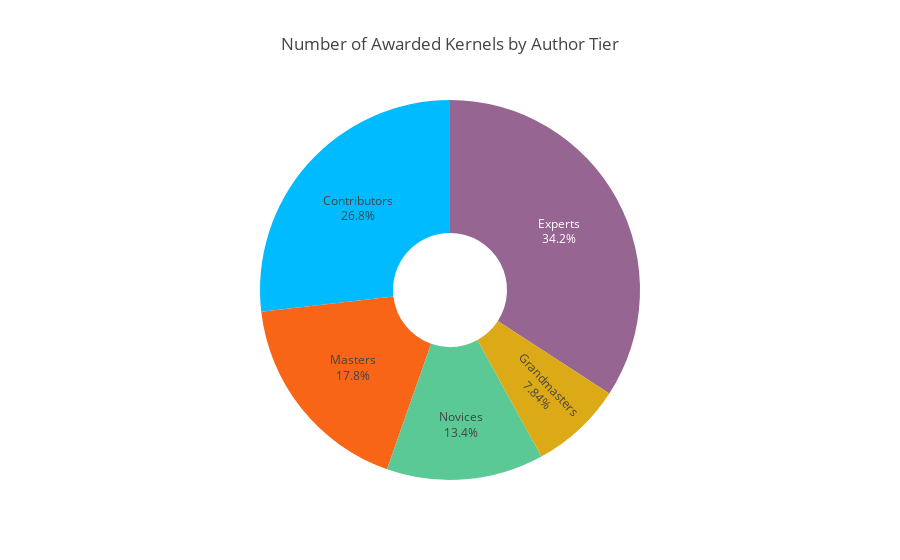

Source (notebook cell):
### Markdown cell above
### One might also think that these Top Authors are the ones who publish the most in Kaggle. However, the **DATA** says something else !

The following graph shows the how many kernels were published by each Author Category (Preformance Tier):

### Code cell
nbr_awarded_kernels_per_tier = medal_kernels['PerformanceTier'].value_counts()
nbr_awarded_kernels_per_tier = nbr_awarded_kernels_per_tier.sort_index()
#nbr_awarded_kernels_per_tier

tier_colors = ['#5AC995', '#00BBFF', '#976591', '#F96517', '#DCA917']

fig = {
    'data': [{
        'type': 'pie',
        'labels': ['Novices', 'Contributors', 'Experts', 'Masters', 'Grandmasters'],
        'values': nbr_awarded_kernels_per_tier,
        'hole': .3,
        'textinfo': 'percent+label',
        'marker': {'colors': tier_colors}
    }],
    'layout': {
        'title': f'Number of Awarded Kernels by Author Tier',
        'showlegend': False
    }
}
iplot(fig)

### Figure 1 — Plotly figure (JSON) as saved in the notebook; plotly's stock layout.template omitted (floating-point values rounded to 4 significant figures)
{"data": [{"hole": 0.3, "labels": ["Novices", "Contributors", "Experts", "Masters", "Grandmasters"], "marker": {"colors": ["#5AC995", "#00BBFF", "#976591", "#F96517", "#DCA917"]}, "textinfo": "percent+label", "type": "pie", "uid": "931b4dc9-135e-4020-9694-a8c5ead63e80", "values": [1152, 2312, 2944, 1533, 676]}], "layout": {"showlegend": false, "title": {"text": "Number of Awarded Kernels by Author Tier"}}}
